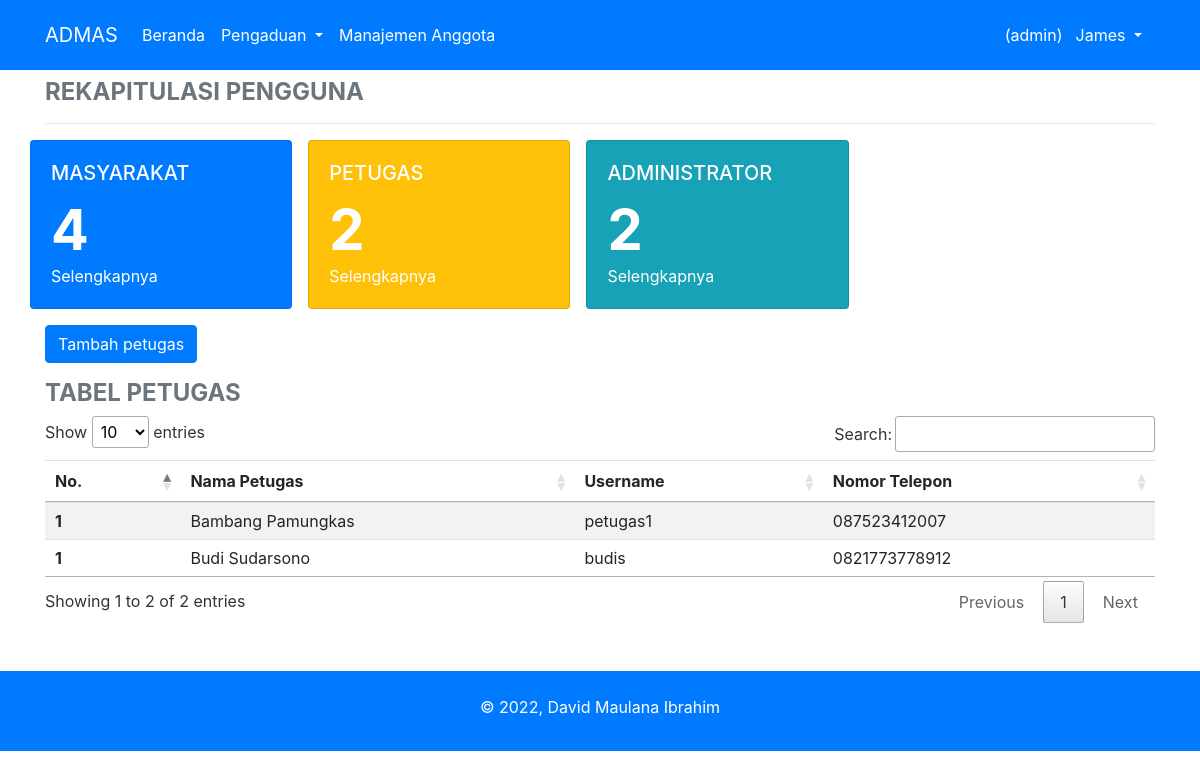
/manajemen_petugas.php (signed in), run on the app's committed database.
### tables this page shows
CREATE TABLE `petugas` (
  `id_petugas` int(11) NOT NULL,
  `nama_petugas` varchar(35) NOT NULL,
  `username` varchar(25) NOT NULL,
  `password` varchar(50) NOT NULL,
  `telp` varchar(13) NOT NULL,
  `level` enum('admin','petugas') NOT NULL
);

### manajemen_petugas.php (the view, shortened to what this page needs)
<?php
include "conn.php";
if ((!empty($_SESSION['nik_login'])) and $_SESSION['level'] == "admin") {
    include "header.php";
    if (!empty($_GET['jenis'])) {
        $jenis      = $_GET['jenis'];
    } else {
        $jenis = "petugas";
    }
    $sql_masyarakat = "SELECT * FROM masyarakat";
    $eksekusi_masyarakat = mysqli_query($conn, $sql_masyarakat);
    $jml_masyarakat = mysqli_num_rows($eksekusi_masyarakat);
    $sql_petugas = "SELECT * FROM petugas WHERE  level= 'petugas'";
    $eksekusi_petugas = mysqli_query($conn, $sql_petugas);
    $jml_petugas = mysqli_num_rows($eksekusi_petugas);
    $sql_admin = "SELECT * FROM petugas WHERE level= 'admin'";
    $eksekusi_admin = mysqli_query($conn, $sql_admin);
    $jml_admin = mysqli_num_rows($eksekusi_admin);
    if ($jenis == "petugas") {
        $eksekusi = $eksekusi_petugas;
    } else {
        $eksekusi = $eksekusi_admin;
    }
    include "navigasi.php";
?>
    <div class="container">
        <h4 class="text-uppercase font-weight-bold text-secondary mt-2">Rekapitulasi Pengguna</h4>
        <hr>
        <div class="row text-white">
            <div class="card bg-primary mr-3" style="width: 23%;">
                <div class="card-body">
                    <h5 class="card-title">MASYARAKAT</h5>
                    <div class="display-4 font-weight-bold"><?php echo $jml_masyarakat; ?></div>
                    <a href="manajemen_anggota.php">
                        <p class="card-text text-white">Selengkapnya</p>
                    </a>
                </div>
            </div>
            <div class="card bg-warning mr-3" style="width: 23%;">
                <div class="card-body">
                    <h5 class="card-title">PETUGAS</h5>
                    <div class="display-4 font-weight-bold"><?php echo $jml_petugas; ?></div>
                    <a href="manajemen_petugas.php?jenis=petugas">
                        <p class="card-text text-white">Selengkapnya</p>
                    </a>
                </div>
            </div>
            <div class="card bg-info mr-3" style="width: 23%;">
                <div class="card-body">
                    <h5 class="card-title">ADMINISTRATOR</h5>
                    <div class="display-4 font-weight-bold"><?php echo $jml_admin; ?></div>
                    <a href="manajemen_petugas.php?jenis=admin">
                        <p class="card-text text-white">Selengkapnya</p>
                    </a>
                </div>
            </div>
        </div>
        <button type="button" class="btn btn-primary mt-3" data-toggle="modal" data-target="#form_petugas">
            Tambah <?php echo $jenis ;?>
        </button>
        <div>
            <h4 class="text-uppercase font-weight-bold text-secondary mt-3">Tabel <?php echo $jenis; ?></h4>
        </div>
        <table class="table table-striped data ">
            <thead>
                <tr>
                    <th scope="col">No.</th>
                    <th scope="col">Nama Petugas</th>
                    <th scope="col">Username</th>
                    <th scope="col">Nomor Telepon</th>
                </tr>
            </thead>
            <tbody>
                <?php
                $no = 1;
                while ($data = mysqli_fetch_array($eksekusi)) {
                ?>
                    <tr>
                        <th scope="row"><?php echo $no; ?></th>
                        <td><?php echo $data['nama_petugas']; ?></td>
                        <td><?php echo $data['username']; ?></td>
                        <td><?php echo $data['telp']; ?></td>
                    </tr>
                <?php
                }
                ?>
            </tbody>
        </table>
    </div>
    <div class="bg-primary">
        <div class="container text-white text-center mt-5 pt-4 pb-3">
            <p>&copy; 2022, David Maulana Ibrahim</p>
        </div>
    </div>
<?php
    include "footer.php";
} else {
    header("location:form_login.php");
}
?>

### data on the page
petugas: nama_petugas "Bambang Pamungkas", username "petugas1", telp "087523412007"
petugas: nama_petugas "Budi Sudarsono", username "budis", telp "0821773778912"

### other printed values
$level "admin"
$nama_login "James"
$jml_masyarakat "4"
$jml_petugas "2"
$jml_admin "2"
$jenis "petugas"
$jenis "PETUGAS"
